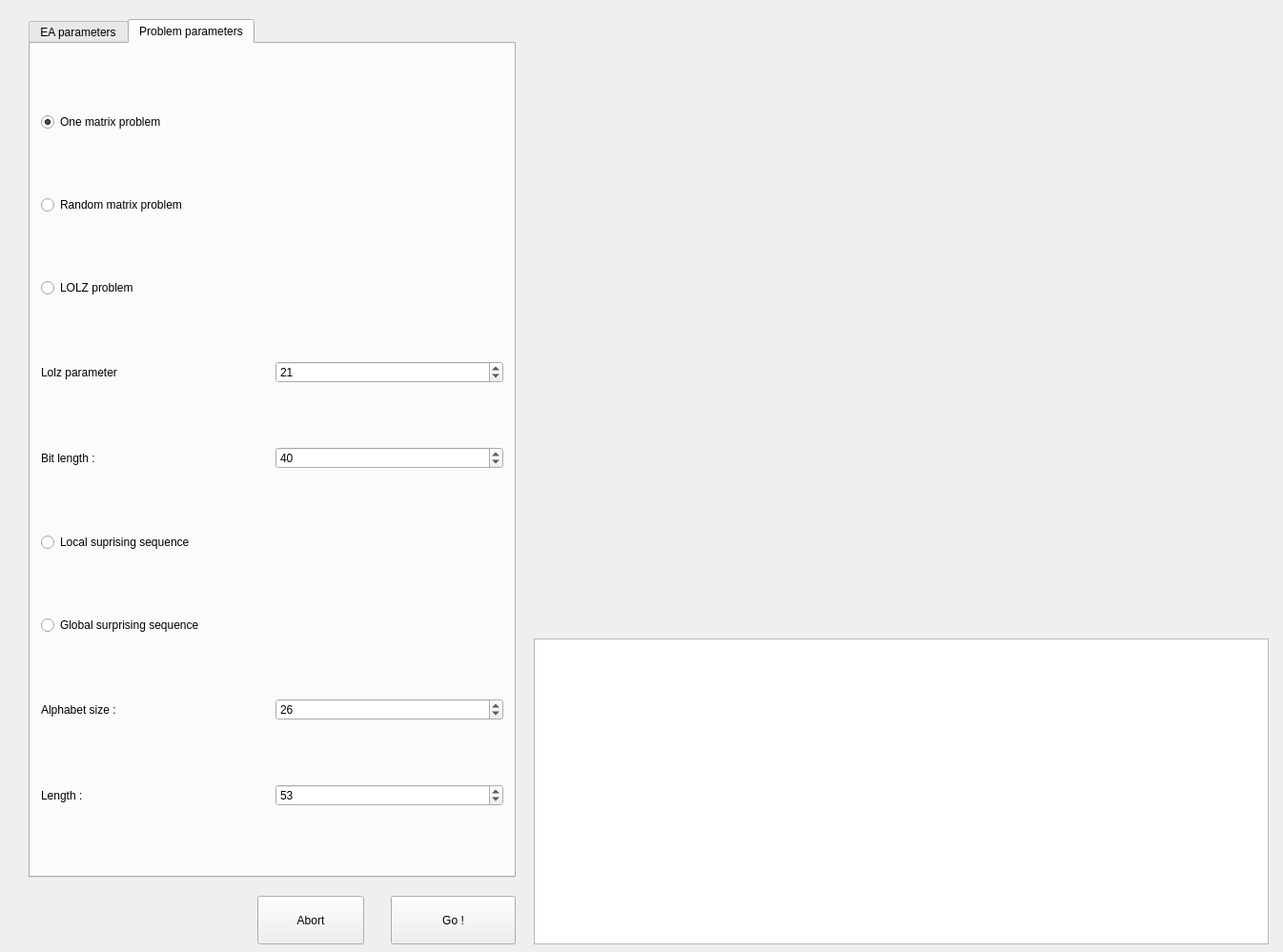
<?xml version="1.0" encoding="UTF-8"?>
<ui version="4.0">
 <class>MainWindow</class>
 <widget class="QMainWindow" name="MainWindow">
  <property name="enabled">
   <bool>true</bool>
  </property>
  <property name="geometry">
   <rect>
    <x>0</x>
    <y>0</y>
    <width>1346</width>
    <height>999</height>
   </rect>
  </property>
  <property name="windowTitle">
   <string>MainWindow</string>
  </property>
  <widget class="QWidget" name="centralWidget">
   <widget class="QListWidget" name="listWidget">
    <property name="geometry">
     <rect>
      <x>560</x>
      <y>670</y>
      <width>771</width>
      <height>321</height>
     </rect>
    </property>
   </widget>
   <widget class="QTabWidget" name="tabWidget">
    <property name="geometry">
     <rect>
      <x>30</x>
      <y>20</y>
      <width>511</width>
      <height>901</height>
     </rect>
    </property>
    <property name="currentIndex">
     <number>1</number>
    </property>
    <widget class="QWidget" name="tab">
     <attribute name="title">
      <string>EA parameters</string>
     </attribute>
     <layout class="QGridLayout" name="gridLayout">
      <item row="2" column="0" colspan="2">
       <widget class="QGroupBox" name="groupBox">
        <property name="title">
         <string>Adult selection :</string>
        </property>
        <layout class="QGridLayout" name="gridLayout_2">
         <item row="6" column="0">
          <widget class="QLabel" name="label_5">
           <property name="text">
            <string>Group size (K)  :</string>
           </property>
          </widget>
         </item>
         <item row="6" column="1">
          <widget class="QSpinBox" name="tournamentGroupSizeAdult">
           <property name="enabled">
            <bool>false</bool>
           </property>
           <property name="minimum">
            <number>1</number>
           </property>
           <property name="maximum">
            <number>1000000</number>
           </property>
           <property name="value">
            <number>20</number>
           </property>
          </widget>
         </item>
         <item row="7" column="0">
          <widget class="QLabel" name="label_6">
           <property name="text">
            <string>Sigma :</string>
           </property>
          </widget>
         </item>
         <item row="7" column="1">
          <widget class="QDoubleSpinBox" name="tournamentSigmaAdult">
           <property name="enabled">
            <bool>false</bool>
           </property>
           <property name="maximum">
            <double>1.000000000000000</double>
           </property>
           <property name="singleStep">
            <double>0.010000000000000</double>
           </property>
          </widget>
         </item>
         <item row="0" column="0">
          <widget class="QLabel" name="label_3">
           <property name="text">
            <string>Over production :</string>
           </property>
          </widget>
         </item>
         <item row="2" column="0">
          <widget class="QRadioButton" name="globalRadioA">
           <property name="text">
            <string>Global selection strategy</string>
           </property>
           <property name="checked">
            <bool>true</bool>
           </property>
          </widget>
         </item>
         <item row="3" column="0">
          <widget class="QComboBox" name="comboBox">
           <item>
            <property name="text">
             <string>Fiteness proportional</string>
            </property>
           </item>
           <item>
            <property name="text">
             <string>Sigma scaling</string>
            </property>
           </item>
           <item>
            <property name="text">
             <string>Rank selection</string>
            </property>
           </item>
          </widget>
         </item>
         <item row="5" column="0">
          <widget class="QRadioButton" name="localStratAdult">
           <property name="text">
            <string>Local selection strategy </string>
           </property>
          </widget>
         </item>
         <item row="0" column="1">
          <widget class="QSpinBox" name="overProduction">
           <property name="maximum">
            <number>200</number>
           </property>
          </widget>
         </item>
         <item row="1" column="0">
          <widget class="QLabel" name="label_4">
           <property name="text">
            <string>Mixing :</string>
           </property>
          </widget>
         </item>
         <item row="1" column="1">
          <widget class="QCheckBox" name="mixingCheckBox">
           <property name="text">
            <string/>
           </property>
          </widget>
         </item>
         <item row="4" column="0">
          <widget class="QLabel" name="label_15">
           <property name="text">
            <string>Rank SP :</string>
           </property>
          </widget>
         </item>
         <item row="4" column="1">
          <widget class="QDoubleSpinBox" name="rankSP">
           <property name="maximum">
            <double>1.000000000000000</double>
           </property>
           <property name="singleStep">
            <double>0.001000000000000</double>
           </property>
          </widget>
         </item>
        </layout>
       </widget>
      </item>
      <item row="1" column="1">
       <widget class="QSpinBox" name="numberOfGeneration">
        <property name="maximum">
         <number>100000000</number>
        </property>
        <property name="value">
         <number>100</number>
        </property>
       </widget>
      </item>
      <item row="0" column="0">
       <widget class="QLabel" name="label">
        <property name="text">
         <string>Adult ppool size :</string>
        </property>
       </widget>
      </item>
      <item row="1" column="0">
       <widget class="QLabel" name="label_2">
        <property name="text">
         <string>Number of generation :</string>
        </property>
       </widget>
      </item>
      <item row="0" column="1">
       <widget class="QSpinBox" name="adultPoolSize">
        <property name="maximum">
         <number>100000000</number>
        </property>
        <property name="value">
         <number>200</number>
        </property>
       </widget>
      </item>
      <item row="3" column="0" colspan="2">
       <widget class="QGroupBox" name="groupBox_2">
        <property name="title">
         <string>Children selection</string>
        </property>
        <layout class="QGridLayout" name="gridLayout_3">
         <item row="3" column="1">
          <widget class="QLabel" name="label_8">
           <property name="text">
            <string>Group size (k) :</string>
           </property>
          </widget>
         </item>
         <item row="0" column="1">
          <widget class="QRadioButton" name="globalRadioA_2">
           <property name="text">
            <string>Global selection strategy</string>
           </property>
           <property name="checkable">
            <bool>true</bool>
           </property>
           <property name="checked">
            <bool>true</bool>
           </property>
          </widget>
         </item>
         <item row="2" column="1">
          <widget class="QRadioButton" name="localStratChild">
           <property name="text">
            <string>Local selection strategy</string>
           </property>
          </widget>
         </item>
         <item row="1" column="1">
          <widget class="QComboBox" name="comboBox_2">
           <item>
            <property name="text">
             <string>Fiteness proportional</string>
            </property>
           </item>
           <item>
            <property name="text">
             <string>Sigma scaling</string>
            </property>
           </item>
           <item>
            <property name="text">
             <string>Rank selection</string>
            </property>
           </item>
          </widget>
         </item>
         <item row="4" column="1">
          <widget class="QLabel" name="label_9">
           <property name="text">
            <string>Sigma :</string>
           </property>
          </widget>
         </item>
         <item row="3" column="2">
          <widget class="QSpinBox" name="tournamentGroupSizeChild">
           <property name="minimum">
            <number>1</number>
           </property>
           <property name="maximum">
            <number>100000000</number>
           </property>
           <property name="value">
            <number>20</number>
           </property>
          </widget>
         </item>
         <item row="4" column="2">
          <widget class="QDoubleSpinBox" name="tournamentSigmaChild">
           <property name="maximum">
            <double>1.000000000000000</double>
           </property>
           <property name="singleStep">
            <double>0.010000000000000</double>
           </property>
          </widget>
         </item>
        </layout>
        <zorder>globalRadioA_2</zorder>
        <zorder>localStratChild</zorder>
        <zorder>label_8</zorder>
        <zorder>label_9</zorder>
        <zorder>tournamentGroupSizeChild</zorder>
        <zorder>tournamentSigmaChild</zorder>
        <zorder>comboBox_2</zorder>
       </widget>
      </item>
      <item row="4" column="0" colspan="2">
       <widget class="QGroupBox" name="groupBox_3">
        <property name="title">
         <string>Genetic operator</string>
        </property>
        <layout class="QGridLayout" name="gridLayout_4">
         <item row="1" column="0">
          <widget class="QLabel" name="label_7">
           <property name="text">
            <string>Mutation probability :</string>
           </property>
          </widget>
         </item>
         <item row="2" column="0">
          <widget class="QLabel" name="label_10">
           <property name="text">
            <string>Crossover probability :</string>
           </property>
          </widget>
         </item>
         <item row="1" column="1">
          <widget class="QDoubleSpinBox" name="mutationRate">
           <property name="decimals">
            <number>3</number>
           </property>
           <property name="maximum">
            <double>20.000000000000000</double>
           </property>
           <property name="singleStep">
            <double>0.001000000000000</double>
           </property>
           <property name="value">
            <double>0.003000000000000</double>
           </property>
          </widget>
         </item>
         <item row="2" column="1">
          <widget class="QDoubleSpinBox" name="crossOverRate">
           <property name="maximum">
            <double>1.000000000000000</double>
           </property>
           <property name="singleStep">
            <double>0.010000000000000</double>
           </property>
           <property name="value">
            <double>0.500000000000000</double>
           </property>
          </widget>
         </item>
        </layout>
       </widget>
      </item>
     </layout>
    </widget>
    <widget class="QWidget" name="tab_2">
     <attribute name="title">
      <string>Problem parameters</string>
     </attribute>
     <layout class="QGridLayout" name="gridLayout_5">
      <item row="9" column="0">
       <widget class="QLabel" name="label_13">
        <property name="text">
         <string>Alphabet size :</string>
        </property>
       </widget>
      </item>
      <item row="9" column="1">
       <widget class="QSpinBox" name="alphabetSize">
        <property name="minimum">
         <number>1</number>
        </property>
        <property name="value">
         <number>26</number>
        </property>
       </widget>
      </item>
      <item row="7" column="0">
       <widget class="QRadioButton" name="surpriseSeqLoc">
        <property name="text">
         <string>Local suprising sequence</string>
        </property>
       </widget>
      </item>
      <item row="4" column="0">
       <widget class="QRadioButton" name="lolz">
        <property name="text">
         <string>LOLZ problem</string>
        </property>
       </widget>
      </item>
      <item row="0" column="0">
       <widget class="QRadioButton" name="oneMatrix">
        <property name="text">
         <string>One matrix problem </string>
        </property>
        <property name="checked">
         <bool>true</bool>
        </property>
       </widget>
      </item>
      <item row="6" column="1">
       <widget class="QSpinBox" name="bitLength">
        <property name="maximum">
         <number>300</number>
        </property>
        <property name="value">
         <number>40</number>
        </property>
       </widget>
      </item>
      <item row="6" column="0">
       <widget class="QLabel" name="label_11">
        <property name="text">
         <string>Bit length :</string>
        </property>
       </widget>
      </item>
      <item row="2" column="0">
       <widget class="QRadioButton" name="oneMatrixR">
        <property name="text">
         <string>Random matrix problem</string>
        </property>
       </widget>
      </item>
      <item row="8" column="0">
       <widget class="QRadioButton" name="surpriseSeqGlob">
        <property name="text">
         <string>Global surprising sequence</string>
        </property>
       </widget>
      </item>
      <item row="5" column="0">
       <widget class="QLabel" name="label_12">
        <property name="text">
         <string>Lolz parameter</string>
        </property>
       </widget>
      </item>
      <item row="5" column="1">
       <widget class="QSpinBox" name="lolzZ">
        <property name="value">
         <number>21</number>
        </property>
       </widget>
      </item>
      <item row="10" column="0">
       <widget class="QLabel" name="label_14">
        <property name="text">
         <string>Length :</string>
        </property>
       </widget>
      </item>
      <item row="10" column="1">
       <widget class="QSpinBox" name="lengthSuprise">
        <property name="minimum">
         <number>1</number>
        </property>
        <property name="maximum">
         <number>1000</number>
        </property>
        <property name="value">
         <number>53</number>
        </property>
       </widget>
      </item>
     </layout>
    </widget>
   </widget>
   <widget class="QPushButton" name="goButton">
    <property name="geometry">
     <rect>
      <x>410</x>
      <y>940</y>
      <width>131</width>
      <height>51</height>
     </rect>
    </property>
    <property name="text">
     <string>Go !</string>
    </property>
   </widget>
   <widget class="QCustomPlot" name="plot" native="true">
    <property name="geometry">
     <rect>
      <x>560</x>
      <y>50</y>
      <width>771</width>
      <height>601</height>
     </rect>
    </property>
   </widget>
   <widget class="QPushButton" name="abort">
    <property name="geometry">
     <rect>
      <x>270</x>
      <y>940</y>
      <width>112</width>
      <height>51</height>
     </rect>
    </property>
    <property name="text">
     <string>Abort</string>
    </property>
   </widget>
  </widget>
 </widget>
 <layoutdefault spacing="6" margin="11"/>
 <customwidgets>
  <customwidget>
   <class>QCustomPlot</class>
   <extends>QWidget</extends>
   <header>qcustomplot.h</header>
   <container>1</container>
  </customwidget>
 </customwidgets>
 <resources/>
 <connections>
  <connection>
   <sender>globalRadioA</sender>
   <signal>toggled(bool)</signal>
   <receiver>tournamentGroupSizeAdult</receiver>
   <slot>setDisabled(bool)</slot>
   <hints>
    <hint type="sourcelabel">
     <x>250</x>
     <y>275</y>
    </hint>
    <hint type="destinationlabel">
     <x>342</x>
     <y>364</y>
    </hint>
   </hints>
  </connection>
  <connection>
   <sender>globalRadioA</sender>
   <signal>toggled(bool)</signal>
   <receiver>tournamentSigmaAdult</receiver>
   <slot>setDisabled(bool)</slot>
   <hints>
    <hint type="sourcelabel">
     <x>264</x>
     <y>276</y>
    </hint>
    <hint type="destinationlabel">
     <x>417</x>
     <y>405</y>
    </hint>
   </hints>
  </connection>
  <connection>
   <sender>localStratAdult</sender>
   <signal>toggled(bool)</signal>
   <receiver>comboBox</receiver>
   <slot>setDisabled(bool)</slot>
   <hints>
    <hint type="sourcelabel">
     <x>160</x>
     <y>341</y>
    </hint>
    <hint type="destinationlabel">
     <x>177</x>
     <y>308</y>
    </hint>
   </hints>
  </connection>
  <connection>
   <sender>globalRadioA_2</sender>
   <signal>toggled(bool)</signal>
   <receiver>tournamentGroupSizeChild</receiver>
   <slot>setDisabled(bool)</slot>
   <hints>
    <hint type="sourcelabel">
     <x>149</x>
     <y>515</y>
    </hint>
    <hint type="destinationlabel">
     <x>375</x>
     <y>616</y>
    </hint>
   </hints>
  </connection>
  <connection>
   <sender>globalRadioA_2</sender>
   <signal>toggled(bool)</signal>
   <receiver>tournamentSigmaChild</receiver>
   <slot>setDisabled(bool)</slot>
   <hints>
    <hint type="sourcelabel">
     <x>220</x>
     <y>523</y>
    </hint>
    <hint type="destinationlabel">
     <x>315</x>
     <y>655</y>
    </hint>
   </hints>
  </connection>
  <connection>
   <sender>localStratChild</sender>
   <signal>toggled(bool)</signal>
   <receiver>comboBox_2</receiver>
   <slot>setDisabled(bool)</slot>
   <hints>
    <hint type="sourcelabel">
     <x>104</x>
     <y>587</y>
    </hint>
    <hint type="destinationlabel">
     <x>189</x>
     <y>559</y>
    </hint>
   </hints>
  </connection>
 </connections>
</ui>
